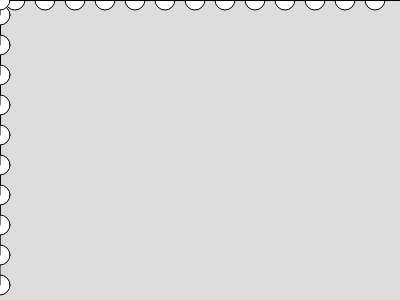
Frame 1 (no input)
Frame 60 (no input): identical to frame 1, image omitted
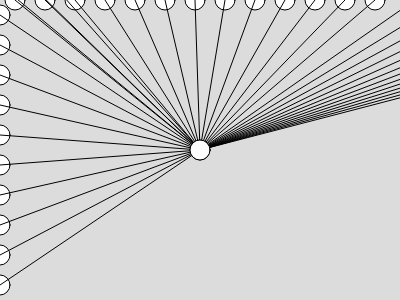
Frame 120 (the mouse pressed at the canvas centre since frame 60)

The p5.js sketch that drew these frames (run headless with seeded random() and noise() and a simulated clock; from frame 60 on, the mouse is pressed at the canvas centre):

// p5.js sketch
// ── sketch.js
// Drawing with loops 1
// Tanya B
// Feb 27, 2024
// Using loops + Arrays to create some visualisations

// Global Variables
let xPos, yPos; //declaration 

function setup() {
  createCanvas(400, 300);
  xPos = []; yPos = [];
  // xPos = [width*0.05, width*0.95, width*0.05, width*0.95,];
  // yPos = [height*0.05, height*0.05, height*0.95, height*0.95,];
  //initWithLoops();
  squareAndCircle();
}

function mousePressed(){
  //automatically called
    xPos.push(mouseX);
    yPos.push(mouseY);
}

// function initWithLoops(){
//   //lay down some initial circles but using loops to do so
//   for(let x = 10; x < width; x+=20){
//     xPos.push(x);
//     yPos.push(height/2);
//   }
// }

function squareAndCircle(){
  for(let x = 15; x < width; x+=30){
    xPos.push(x);
    yPos.push(0);
  }
  for(let x = 15; x < width; x+=30){
    xPos.push(0);
    yPos.push(height - x);
  }
  for(let x = 15; x < width; x+=30){
    xPos.push(x + width);
    yPos.push(0);
}
}

function draw(){
  background(220);
  cornersAndMouseLoop();
  
}


function cornersAndMouseLoop(){
  let i = 0
  while(i < xPos.length){
    let x = xPos[i];
    let y = yPos[i]
    circle(x,y,20);
    line(x,y,mouseX, mouseY)
    i++;
  }
  circle(mouseX, mouseY, 20)
}

function cornersAndMouse(){
  // Draw some circles near each of the four corners 
  //and connect some lines from there to the mouse position
  fill(255);
  circle(width*0.05, height*0.05, 20);
  circle(width*0.95, height*0.05, 20);
  circle(width*0.05, height*0.95, 20);
  circle(width*0.95, height*0.95, 20);
  circle(mouseX, mouseY, 20);
  //lines
  line(width*0.05, height*0.05, mouseX, mouseY);
  line(width*0.95, height*0.05, mouseX, mouseY);
  line(width*0.05, height*0.95, mouseX, mouseY);
  line(width*0.95, height*0.95, mouseX, mouseY);
}
